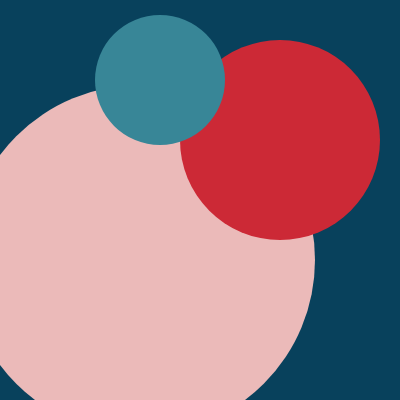
Frame 1 (no input)
Frame 60 (no input): identical to frame 1, image omitted
Frame 120 (the mouse pressed at the canvas centre since frame 60): identical to frame 1, image omitted

The p5.js sketch that drew this single still picture (run headless with seeded random() and noise() and a simulated clock; from frame 60 on, the mouse is pressed at the canvas centre):

// p5.js sketch
// ── sketch.js
function setup() {
  createCanvas(400, 400);
}

function draw() {
  background(8, 65, 92);
  
  stroke(235, 186, 185);
  strokeWeight(350);
  point(140, 260);
  
  stroke(204, 41, 54);
  strokeWeight(200);
  point(280, 140);
  
  stroke(56, 134, 151);
  strokeWeight(130);
  point(160, 80);
}
